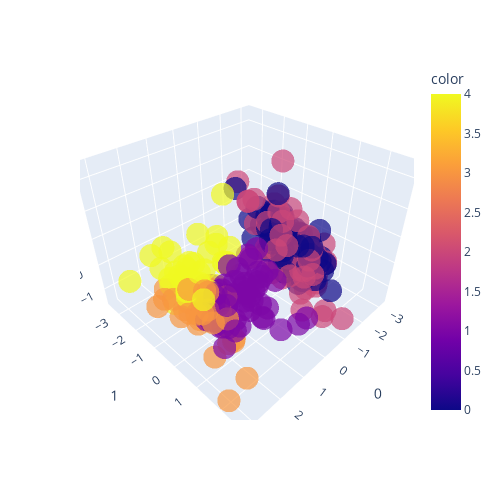

Here is the notebook cell this chart was saved with:
### Markdown cell above
### Kmean from CAMEMBERT embeddings

### Code cell
kmeans = KMeans(n_clusters=5, random_state=42)
cluster_labels = kmeans.fit_predict(X_embeddings_pca)

fig = px.scatter_3d(X_embeddings_pca_df,
                    x = 0,
                    y = 1,
                    z = 2,
                    color=cluster_labels,opacity=0.7, width=500, height=500
           )
fig.show()

### Figure 1 — Plotly figure (JSON) as saved in the notebook; plotly's stock layout.template omitted (floating-point values rounded to 4 significant figures; data arrays with more than 128 entries replaced by an {"elided": "..."} marker saying what was removed)
{"data": [{"hovertemplate": "0=%{x}<br>1=%{y}<br>2=%{z}<br>color=%{marker.color}<extra></extra>", "legendgroup": "", "marker": {"color": {"elided": "300 int values"}, "coloraxis": "coloraxis", "opacity": 0.7, "symbol": "circle"}, "mode": "markers", "name": "", "scene": "scene", "showlegend": false, "type": "scatter3d", "x": {"elided": "300 float values"}, "y": {"elided": "300 float values"}, "z": {"elided": "300 float values"}}], "layout": {"coloraxis": {"colorbar": {"title": {"text": "color"}}, "colorscale": [[0, "#0d0887"], [0.1111, "#46039f"], [0.2222, "#7201a8"], [0.3333, "#9c179e"], [0.4444, "#bd3786"], [0.5556, "#d8576b"], [0.6667, "#ed7953"], [0.7778, "#fb9f3a"], [0.8889, "#fdca26"], [1, "#f0f921"]]}, "height": 500, "legend": {"tracegroupgap": 0}, "margin": {"t": 60}, "scene": {"domain": {"x": [0, 1], "y": [0, 1]}, "xaxis": {"title": {"text": "0"}}, "yaxis": {"title": {"text": "1"}}, "zaxis": {"title": {"text": "2"}}}, "width": 500}}
